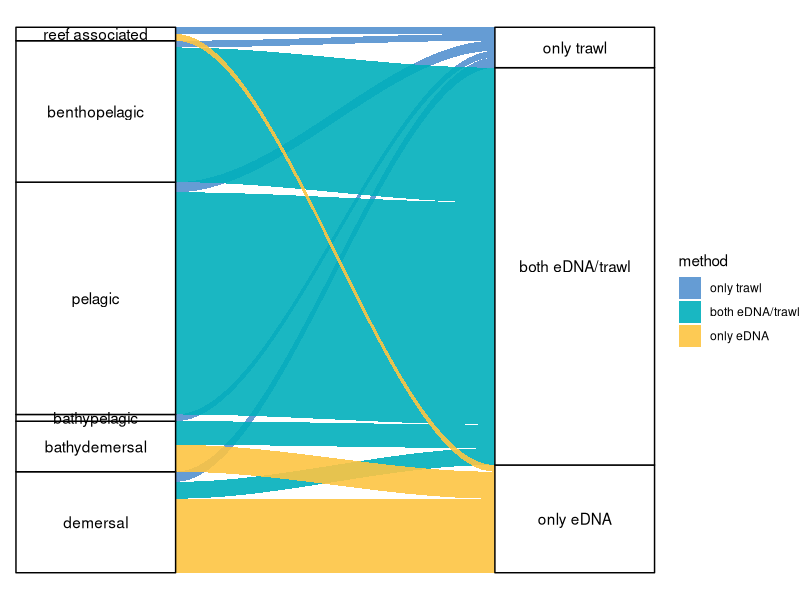
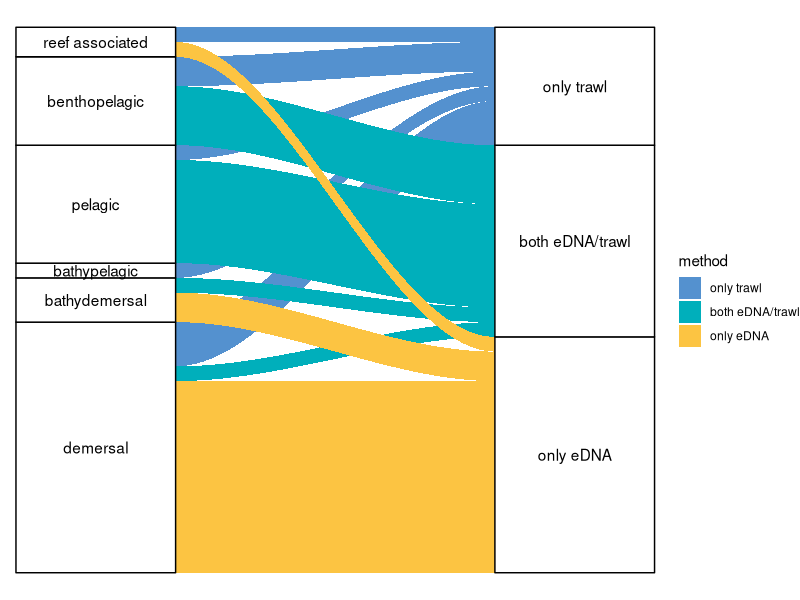
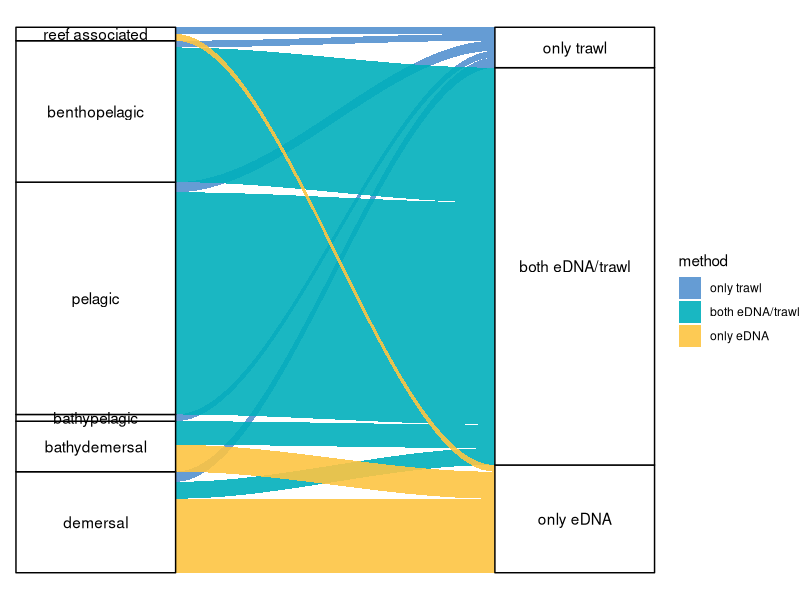
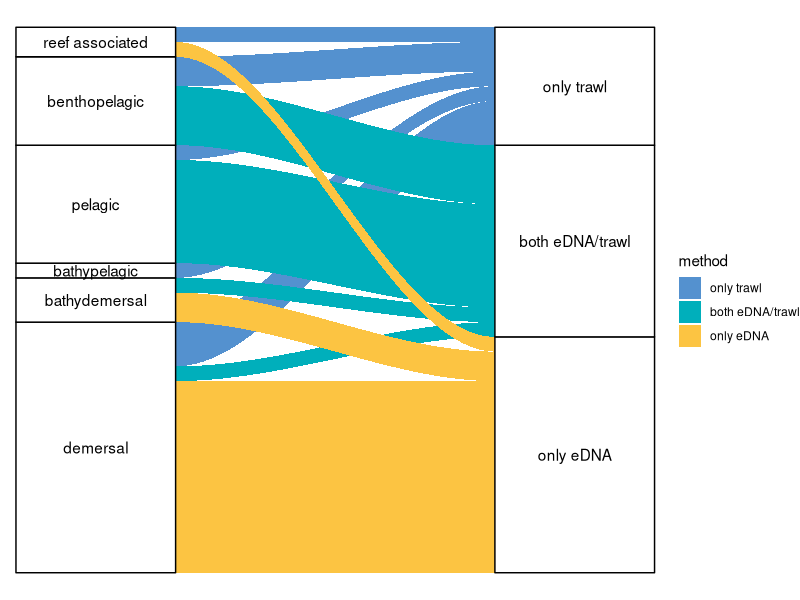

Reproduce these figures in R, in order.
#Habitat 
#goal: visualize the habitats patterns of detections using alluvia plots 

#SET-UP ####
#install.packages("ggalluvial")

#read libraries 
library(tidyr)
library(dplyr)
library(here)
library(ggalluvial)

#read data
beta_div <- read.csv(here::here("Processed_data", #should be ASV by sample
                                "datasets",
                                "detections_all.csv"),
                     head=TRUE)

trait_data <- read.csv(here::here("Processed_data", 
                                  "traits",
                                  "traitdatabase.csv"),
                       head=TRUE)


#we need to isolate only detection + habitat
data <- merge(beta_div, trait_data, by="LCT", all.x= TRUE) #merge data
df <- select(data, c('gamma_detection_method','habitat')) #select relevant columns
df <- subset(df, !is.na(gamma_detection_method)) #remove NA values

#change reef associated variable (no more underscore)
df <- data.frame(lapply(data, function(x) {
  gsub("reef_associated", "reef associated", x) }))

#give habitats 'level's in order of increasing depth 
df$habitat = factor(df$habitat, levels = c('reef associated', 'benthopelagic', 'pelagic','bathypelagic', 'bathydemersal','demersal'))

#give methods levels so eDNA on bottom and trawl on surface (both between)
df$gamma_detection_method = factor(df$gamma_detection_method, levels = c('only trawl', 'both eDNA/trawl', 'only eDNA'))

df <- subset(df, !is.na(habitat)) #remove NA

df <- df %>% arrange(desc(habitat)) #arange habitat categories in line with established levels

df$freq <- 1 #give each observation a numeric frequency of 1 (1 observation)

df <- df %>% rename(method = gamma_detection_method,) #rename column 

#plot 
plot <- ggplot(data = df,
       aes(axis1 = habitat, axis2 = method, y = freq)) +
  geom_alluvium(aes(fill = method),
                curve_type = "cubic", alpha =.9) +
  geom_stratum() +
  geom_text(stat = "stratum",
            aes(label = after_stat(stratum))) +
  scale_x_discrete(limits = c("Survey", "Response"),
                   expand = c(0.15, 0.05)) +
  scale_fill_manual(values = c("#5491cf","#00AFBB","#FCC442") ) +
  theme_void()

plot


ggsave("./Outputs/traits/habitat_alluvia.png", 
       plot = plot,
       width = 6.5, height = 7, units = "in")

#what would it look like for species instead of observation 
#columns of interest are habitat, method and frequency 

new <- select(df, c('habitat', 'method', 'freq', 'LCT'))
new <- distinct(new)

plot <- ggplot(data = new,
               aes(axis1 = habitat, axis2 = method, y = freq)) +
  geom_alluvium(aes(fill = method),
                curve_type = "cubic", alpha =1) +
  geom_stratum() +
  geom_text(stat = "stratum",
            aes(label = after_stat(stratum))) +
  scale_x_discrete(limits = c("Survey", "Response"),
                   expand = c(0.15, 0.05)) +
  scale_fill_manual(values = c("#5491cf", "#00AFBB","#FCC442") ) +
  theme_void()

plot

ggsave("./Outputs/traits/habitat_alluvia_spp.png", 
       plot = plot,
       width = 6, height = 7, units = "in")


